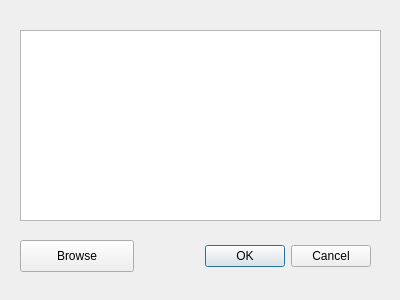
<?xml version="1.0" encoding="UTF-8"?>
<ui version="4.0">
 <class>OpenProject</class>
 <widget class="QDialog" name="OpenProject">
  <property name="geometry">
   <rect>
    <x>0</x>
    <y>0</y>
    <width>400</width>
    <height>300</height>
   </rect>
  </property>
  <property name="windowTitle">
   <string>Dialog</string>
  </property>
  <widget class="QDialogButtonBox" name="buttonBox">
   <property name="geometry">
    <rect>
     <x>30</x>
     <y>240</y>
     <width>341</width>
     <height>32</height>
    </rect>
   </property>
   <property name="orientation">
    <enum>Qt::Horizontal</enum>
   </property>
   <property name="standardButtons">
    <set>QDialogButtonBox::Cancel|QDialogButtonBox::Ok</set>
   </property>
  </widget>
  <widget class="QListView" name="listView_2">
   <property name="geometry">
    <rect>
     <x>20</x>
     <y>30</y>
     <width>361</width>
     <height>191</height>
    </rect>
   </property>
  </widget>
  <widget class="QPushButton" name="browse_button">
   <property name="geometry">
    <rect>
     <x>20</x>
     <y>240</y>
     <width>114</width>
     <height>32</height>
    </rect>
   </property>
   <property name="text">
    <string>Browse</string>
   </property>
  </widget>
 </widget>
 <resources/>
 <connections>
  <connection>
   <sender>buttonBox</sender>
   <signal>accepted()</signal>
   <receiver>OpenProject</receiver>
   <slot>accept()</slot>
   <hints>
    <hint type="sourcelabel">
     <x>248</x>
     <y>254</y>
    </hint>
    <hint type="destinationlabel">
     <x>157</x>
     <y>274</y>
    </hint>
   </hints>
  </connection>
  <connection>
   <sender>buttonBox</sender>
   <signal>rejected()</signal>
   <receiver>OpenProject</receiver>
   <slot>reject()</slot>
   <hints>
    <hint type="sourcelabel">
     <x>316</x>
     <y>260</y>
    </hint>
    <hint type="destinationlabel">
     <x>286</x>
     <y>274</y>
    </hint>
   </hints>
  </connection>
 </connections>
</ui>
